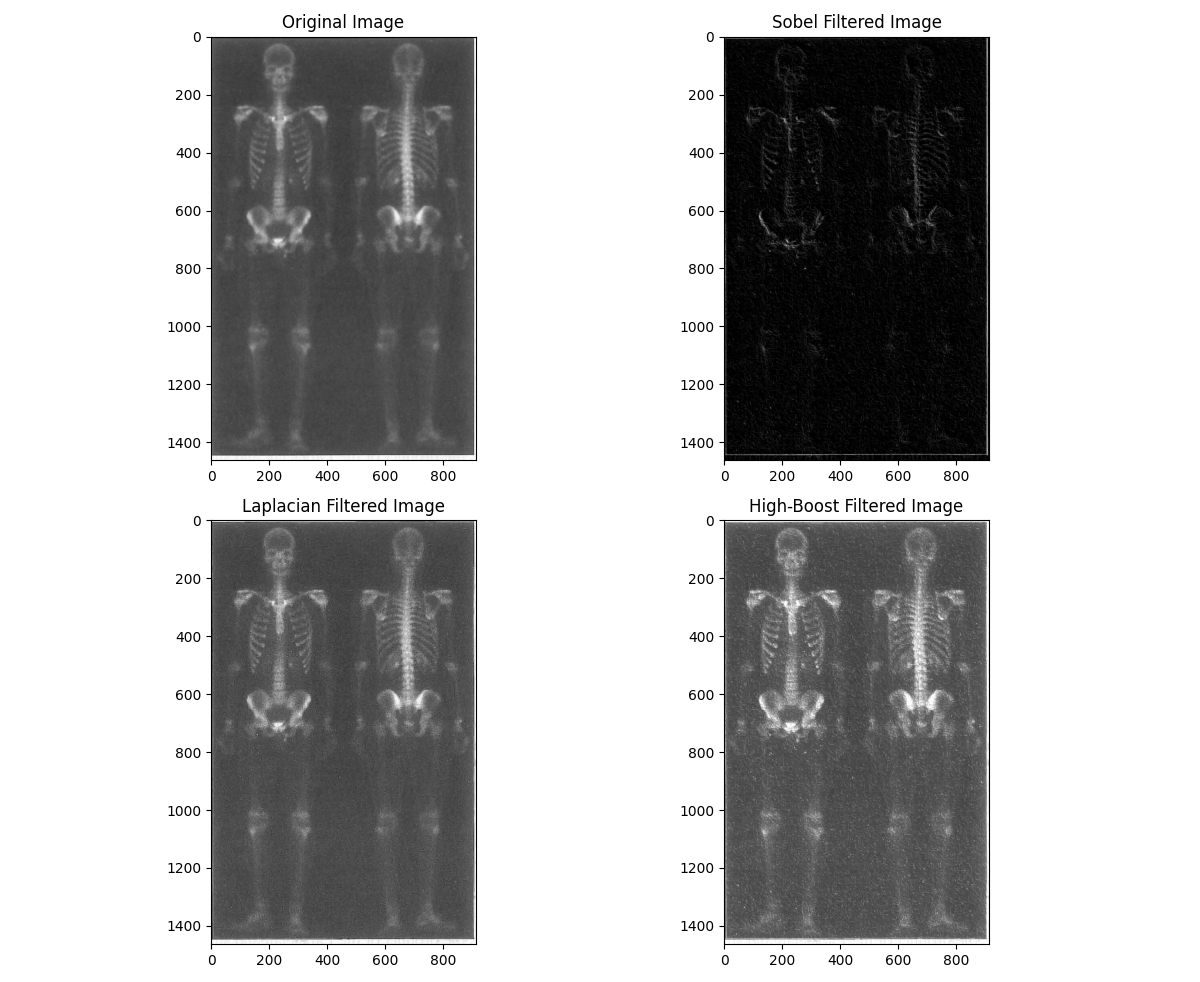

The Python source for this figure:
import cv2
import numpy as np
import matplotlib.pyplot as plt

def sobel_kernel():
    kernel_x = np.array([[-1, 0, 1],
                         [-2, 0, 2],
                         [-1, 0, 1]])
    
    kernel_y = np.array([[1, 2, 1],
                         [0, 0, 0],
                         [-1, -2, -1]])
    return kernel_x, kernel_y

def laplacian_kernel():
    kernel = np.array([[-1, -1, -1],
                       [-1, 9, -1],
                       [-1, -1, -1]])
    return kernel

def kernel_filter(image, kernel, image_pad):
    image_filter = cv2.filter2D(image_pad, -1, kernel)
    image_filter = image_filter[kernel.shape[0] // 2 : kernel.shape[0] // 2 + image.shape[0], kernel.shape[1] // 2 : kernel.shape[1] // 2 + image.shape[1]]
    return image_filter

def filter(image, kernel):
    kernel_size = kernel.shape[0]
    image_pad = cv2.copyMakeBorder(image, kernel_size // 2, kernel_size // 2, kernel_size // 2, kernel_size // 2, cv2.BORDER_REPLICATE)
    filtered_image = kernel_filter(image, kernel, image_pad)
    return filtered_image

def sobel(image):
    kernel_x, kernel_y = sobel_kernel()
    sobel_x = filter(image, kernel_x)
    sobel_x = cv2.convertScaleAbs(sobel_x)
    sobel_y = filter(image, kernel_y)
    sobel_y = cv2.convertScaleAbs(sobel_y)
    
    sobel_xy =  cv2.add(sobel_x, sobel_y)
    sobel_xy = cv2.normalize(sobel_xy, None, 0, 255, cv2.NORM_MINMAX)
    return sobel_xy

def laplacian(image):
    kernel = laplacian_kernel()
    laplacian_image = filter(image, kernel)
    laplacian_image = cv2.normalize(laplacian_image, None, 0, 255, cv2.NORM_MINMAX)
    return laplacian_image
          
# Read the image
image = cv2.imread('Bodybone.bmp', cv2.IMREAD_GRAYSCALE)

# Check if the image is valid
if image is None or not isinstance(image, (np.ndarray)):
    raise ValueError("Invalid image provided. Please check the file path.")

# Sobel
sobel_xy = sobel(image)

# Laplacian
laplacian_image = laplacian(image)

# Combine two filters
# Highboost filtering
result = cv2.addWeighted(sobel_xy, 1, laplacian_image, 1, 0)
result = cv2.normalize(result, None, 0, 255, cv2.NORM_MINMAX)

# Save the image
cv2.imwrite('bodybone_original_image.png', image)
cv2.imwrite('bodybone_sobel_image.png', sobel_xy)
cv2.imwrite('bodybone_laplacian_image.png', laplacian_image)
cv2.imwrite('bodybone_final_image.png', result)

plt.figure(figsize = (12, 10))

# Show the original image and the processed image
plt.subplot(2, 2, 1)
plt.title("Original Image")
plt.imshow(image, cmap = 'gray')

plt.subplot(2, 2, 2)
plt.title("Sobel Filtered Image")
plt.imshow(sobel_xy, cmap = 'gray')

plt.subplot(2, 2, 3)
plt.title("Laplacian Filtered Image")
plt.imshow(laplacian_image, cmap = 'gray')

plt.subplot(2, 2, 4)
plt.title("High-Boost Filtered Image")
plt.imshow(result, cmap = 'gray')

# Show plots
plt.tight_layout()
plt.show()
